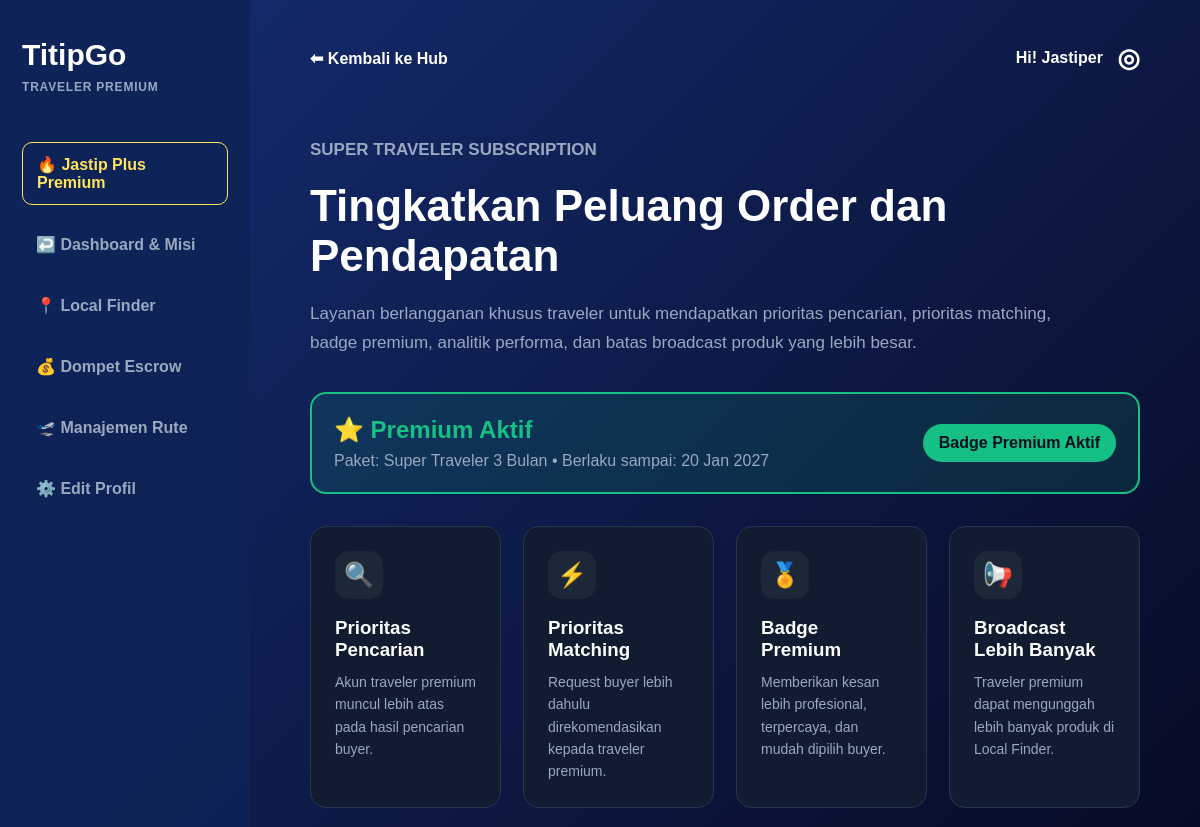
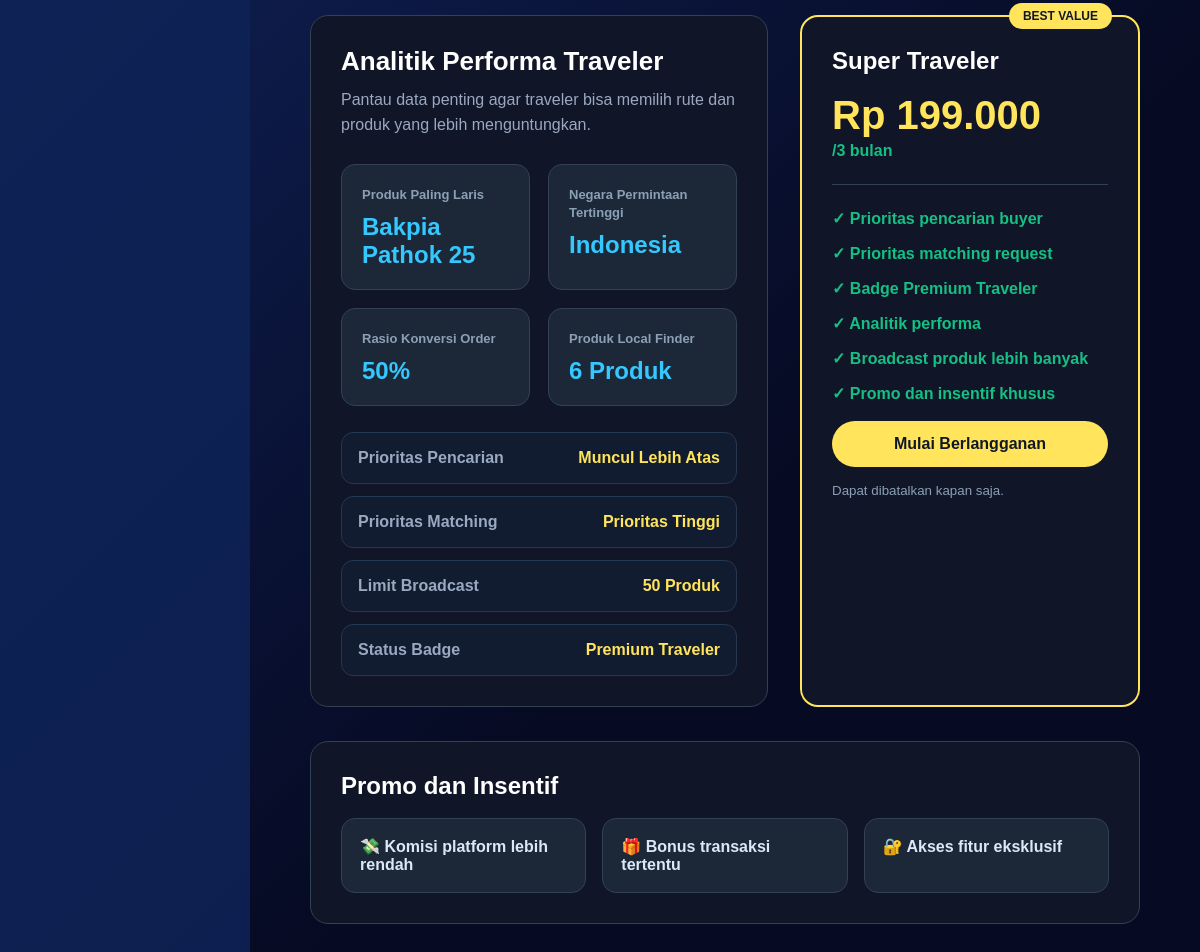
Screenshot of /traveler_plus.php (signed in) with the database file from the repository (2 pictures, top to bottom).
### tables this page shows
CREATE TABLE traveler_subscriptions (
    id INT AUTO_INCREMENT PRIMARY KEY,
    traveler_id INT NOT NULL,
    package_name VARCHAR(100) NOT NULL,
    amount DECIMAL(12,2) NOT NULL,
    start_date DATE NOT NULL,
    end_date DATE NOT NULL,
    status ENUM('active','expired','cancelled') NOT NULL DEFAULT 'active',
    created_at TIMESTAMP DEFAULT CURRENT_TIMESTAMP,
    FOREIGN KEY (traveler_id) REFERENCES users(id) ON DELETE CASCADE
);

### includes/traveler_auth.php (called while the page is built, shortened)
<?php
$user = $_SESSION['user'];
?>

### traveler_plus.php (the view, shortened to what this page needs)
<?php
require_once 'includes/traveler_auth.php';
$travelerId = $user['id'];
function getSingleValue($pdo, $sql, $params = [], $default = 0)
{
    try {
        $stmt = $pdo->prepare($sql);
        $stmt->execute($params);
        $value = $stmt->fetchColumn();
        return $value !== false && $value !== null ? $value : $default;
    } catch (PDOException $e) {
        return $default;
    }
}
$currentSubscription = null;
try {
    $stmt = $pdo->prepare("
        SELECT *
        FROM traveler_subscriptions
        WHERE traveler_id = ?
        AND status = 'active'
        AND end_date >= CURDATE()
        ORDER BY id DESC
        LIMIT 1
    ");
    $stmt->execute([$travelerId]);
    $currentSubscription = $stmt->fetch();
} catch (PDOException $e) {
    $currentSubscription = null;
}
$topProduct = getSingleValue(
    $pdo,
    "SELECT product_name
     FROM orders
     WHERE traveler_id = ?
     GROUP BY product_name
     ORDER BY COUNT(*) DESC
     LIMIT 1",
    [$travelerId],
    'Belum ada data'
);
$topCountry = getSingleValue(
    $pdo,
    "SELECT product_country
     FROM orders
     WHERE traveler_id = ?
     GROUP BY product_country
     ORDER BY COUNT(*) DESC
     LIMIT 1",
    [$travelerId],
    'Belum ada data'
);
$totalOrders = getSingleValue(
    $pdo,
    "SELECT COUNT(*)
     FROM orders
     WHERE traveler_id = ?",
    [$travelerId],
    0
);
$completedOrders = getSingleValue(
    $pdo,
    "SELECT COUNT(*)
     FROM orders
     WHERE traveler_id = ?
     AND status = 'completed'",
    [$travelerId],
    0
);
$conversionRate = $totalOrders > 0 ? round(($completedOrders / $totalOrders) * 100, 1) : 0;
$broadcastCount = getSingleValue(
    $pdo,
    "SELECT COUNT(*)
     FROM products
     WHERE traveler_id = ?",
    [$travelerId],
    0
);
$isPremium = $currentSubscription ? true : false;
$broadcastLimit = $isPremium ? '50 Produk' : '5 Produk';
$matchingPriority = $isPremium ? 'Prioritas Tinggi' : 'Standar';
$searchPriority = $isPremium ? 'Muncul Lebih Atas' : 'Urutan Normal';
$badgeName = $isPremium ? 'Premium Traveler' : 'Regular Traveler';
?>
<!DOCTYPE html>
<html lang="id">
<head>
    <link rel="stylesheet" href="css/traveler_plus.css">
</head>
<body>
<main class="premium-app">
    <aside class="premium-sidebar">
        <div class="brand">TitipGo</div>
        <p class="hub">TRAVELER PREMIUM</p>
        <nav class="premium-menu">
            <a class="active" href="traveler_plus.php">🔥 Jastip Plus Premium</a>
            <a href="traveler.php">↩️ Dashboard & Misi</a>
            <a href="local_finder.php">📍 Local Finder</a>
            <a href="dompet_escrow.php">💰 Dompet Escrow</a>
            <a href="manajemen_rute.php">🛫 Manajemen Rute</a>
            <a href="edit_profil.php">⚙️ Edit Profil</a>
        </nav>
    </aside>
    <section class="premium-main">
        <header class="topbar">
            <a class="back-btn" href="traveler.php">⬅ Kembali ke Hub</a>
            <a class="user-link" href="edit_profil.php">
                Hi! Jastiper
                <span class="user-icon">◎</span>
            </a>
        </header>
        <section class="hero-premium">
            <p class="eyebrow">SUPER TRAVELER SUBSCRIPTION</p>
            <h1>Tingkatkan Peluang Order dan Pendapatan</h1>
            <p>
                Layanan berlangganan khusus traveler untuk mendapatkan prioritas pencarian, prioritas matching,
                badge premium, analitik performa, dan batas broadcast produk yang lebih besar.
            </p>
        </section>
        <?php if ($currentSubscription): ?>
            <section class="premium-status-card">
                <div>
                    <h2>⭐ Premium Aktif</h2>
                    <p>
                        Paket:
                        <?= htmlspecialchars($currentSubscription['package_name']); ?>
                        • Berlaku sampai:
                        <?= date('d M Y', strtotime($currentSubscription['end_date'])); ?>
                    </p>
                </div>
                <span>Badge Premium Aktif</span>
            </section>
        <?php endif; ?>
        <section class="benefit-grid">
            <article class="benefit-card">
                <div class="benefit-icon">🔍</div>
                <h3>Prioritas Pencarian</h3>
                <p>Akun traveler premium muncul lebih atas pada hasil pencarian buyer.</p>
            </article>
            <article class="benefit-card">
                <div class="benefit-icon">⚡</div>
                <h3>Prioritas Matching</h3>
                <p>Request buyer lebih dahulu direkomendasikan kepada traveler premium.</p>
            </article>
            <article class="benefit-card">
                <div class="benefit-icon">🏅</div>
                <h3>Badge Premium</h3>
                <p>Memberikan kesan lebih profesional, terpercaya, dan mudah dipilih buyer.</p>
            </article>
            <article class="benefit-card">
                <div class="benefit-icon">📢</div>
                <h3>Broadcast Lebih Banyak</h3>
                <p>Traveler premium dapat mengunggah lebih banyak produk di Local Finder.</p>
            </article>
        </section>
        <section class="premium-layout">
            <section class="analytics-card">
                <h2>Analitik Performa Traveler</h2>
                <p class="analytics-desc">Pantau data penting agar traveler bisa memilih rute dan produk yang lebih menguntungkan.</p>
                <div class="analytics-grid">
                    <div class="analytics-box">
                        <span>Produk Paling Laris</span>
                        <h3><?= htmlspecialchars($topProduct); ?></h3>
                    </div>
                    <div class="analytics-box">
                        <span>Negara Permintaan Tertinggi</span>
                        <h3><?= htmlspecialchars($topCountry); ?></h3>
                    </div>
                    <div class="analytics-box">
                        <span>Rasio Konversi Order</span>
                        <h3><?= htmlspecialchars((string) $conversionRate); ?>%</h3>
                    </div>
                    <div class="analytics-box">
                        <span>Produk Local Finder</span>
                        <h3><?= (int) $broadcastCount; ?> Produk</h3>
                    </div>
                </div>
                <div class="feature-compare">
                    <div>
                        <span>Prioritas Pencarian</span>
                        <b><?= htmlspecialchars($searchPriority); ?></b>
                    </div>
                    <div>
                        <span>Prioritas Matching</span>
                        <b><?= htmlspecialchars($matchingPriority); ?></b>
                    </div>
                    <div>
                        <span>Limit Broadcast</span>
                        <b><?= htmlspecialchars($broadcastLimit); ?></b>
                    </div>
                    <div>
                        <span>Status Badge</span>
                        <b><?= htmlspecialchars($badgeName); ?></b>
                    </div>
                </div>
            </section>
            <aside class="plan-card">
                <span class="label-best">BEST VALUE</span>
                <h2>Super Traveler</h2>
                <h3>Rp 199.000</h3>
                <p class="plan-period">/3 bulan</p>
                <hr>
                <p>✓ Prioritas pencarian buyer</p>
                <p>✓ Prioritas matching request</p>
                <p>✓ Badge Premium Traveler</p>
                <p>✓ Analitik performa</p>
                <p>✓ Broadcast produk lebih banyak</p>
                <p>✓ Promo dan insentif khusus</p>
                <a class="btn btn-full yellow-btn" href="traveler_plus_payment.php?package=super3">
                    Mulai Berlangganan
                </a>
                <small>Dapat dibatalkan kapan saja.</small>
            </aside>
        </section>
        <section class="incentive-card">
            <h2>Promo dan Insentif</h2>
            <div class="incentive-grid">
                <div>💸 Komisi platform lebih rendah</div>
                <div>🎁 Bonus transaksi tertentu</div>
                <div>🔐 Akses fitur eksklusif</div>
            </div>
        </section>
    </section>
</main>
</body>
</html>

### rows the page displays
traveler_subscriptions: package_name "Super Traveler 3 Bulan", end_date "20 Jan 2027"

### other values shown
$topProduct "Bakpia Pathok 25"
$topCountry "Indonesia"
$conversionRate "50"
$broadcastCount "6"
$searchPriority "Muncul Lebih Atas"
$matchingPriority "Prioritas Tinggi"
$broadcastLimit "50 Produk"
$badgeName "Premium Traveler"
